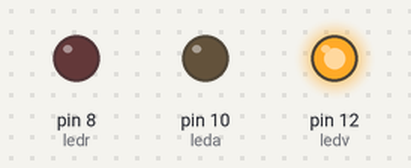
Bench run of a sketch on a simulated Arduino Uno, built with avr-gcc and run on an emulated ATmega328P. Shown: output pins drawn as LEDs (lit = HIGH).

Above: at 0.5 s.
At 1.5 s:
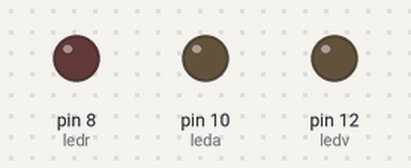
At 3.3 s:
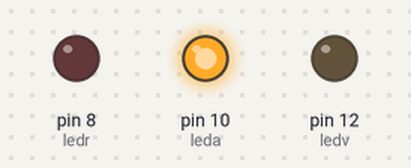
At 5.3 s:
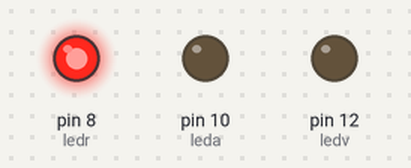
At 7.3 s:
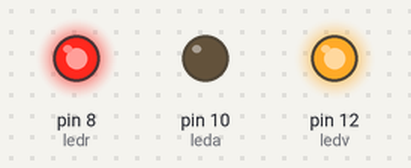
Timing chart, 0 to 8.8 s (numbered marks = the images above):
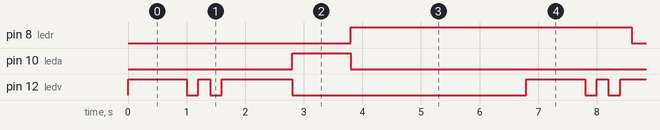

The sketch:

Practica2.ino
```cpp
int ledr=8;
int leda=10;
int ledv=12;
void setup() { //Configuracion
  // put your setup code here, to run once:
  pinMode(ledr, OUTPUT);
  pinMode(leda, OUTPUT);
  pinMode(ledv, OUTPUT);
}
void loop() { //Ejecucion
  // put your main code here, to run repeatedly:
  digitalWrite(ledv,HIGH);
  delay(1000);
  digitalWrite(ledv,LOW);
  delay(200);
  digitalWrite(ledv,HIGH);
  delay(200);
  digitalWrite(ledv,LOW);
  delay(200);
  digitalWrite(ledv,HIGH);
  delay(200);

  digitalWrite(leda,LOW);
  digitalWrite(ledr,LOW);
  delay(1000);

  digitalWrite(ledv,LOW);
  digitalWrite(leda,HIGH);
  delay(1000);

  digitalWrite(ledr,HIGH);
  digitalWrite(leda,LOW);
  delay(3000);


}
```

Measured:
- by itself, pin 8 (ledr): alternates HIGH for 4.8 s and LOW for 2.0 s
- by itself, pin 10 (leda): alternates HIGH for 1.0 s and LOW for 5.8 s
- by itself, pin 12 (ledv): repeats every 6.8 s: LOW 0.20 s, HIGH 0.20 s, LOW 0.20 s, HIGH 1.2 s, LOW 4.0 s, HIGH 1.0 s
